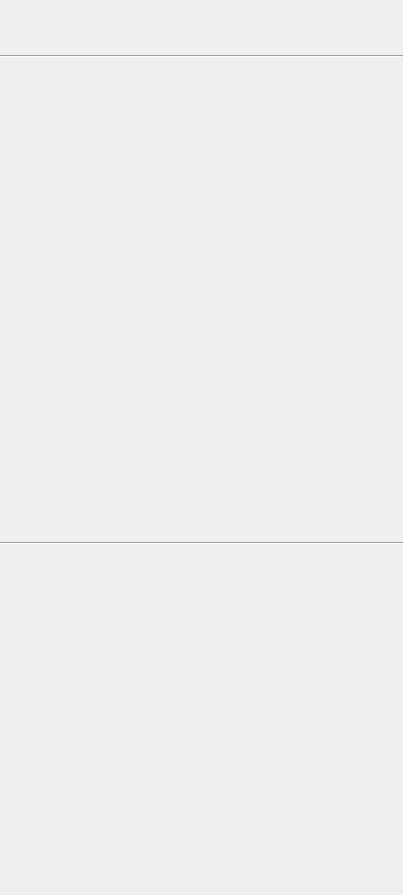
<?xml version="1.0" encoding="UTF-8"?>
<ui version="4.0">
 <class>BarbAppearanceGUI</class>
 <widget class="QWidget" name="BarbAppearanceGUI">
  <property name="geometry">
   <rect>
    <x>0</x>
    <y>0</y>
    <width>403</width>
    <height>895</height>
   </rect>
  </property>
  <property name="sizePolicy">
   <sizepolicy hsizetype="Expanding" vsizetype="Expanding">
    <horstretch>0</horstretch>
    <verstretch>0</verstretch>
   </sizepolicy>
  </property>
  <property name="minimumSize">
   <size>
    <width>0</width>
    <height>0</height>
   </size>
  </property>
  <property name="maximumSize">
   <size>
    <width>16777215</width>
    <height>16777215</height>
   </size>
  </property>
  <property name="windowTitle">
   <string>Form</string>
  </property>
  <property name="whatsThis">
   <string>&lt;html&gt;&lt;head/&gt;&lt;body&gt;&lt;p&gt;These options concern the appearance of Two-D renderer&lt;/p&gt;&lt;/body&gt;&lt;/html&gt;</string>
  </property>
  <layout class="QHBoxLayout" name="horizontalLayout">
   <property name="sizeConstraint">
    <enum>QLayout::SetMaximumSize</enum>
   </property>
   <property name="leftMargin">
    <number>0</number>
   </property>
   <property name="topMargin">
    <number>5</number>
   </property>
   <property name="rightMargin">
    <number>0</number>
   </property>
   <property name="bottomMargin">
    <number>0</number>
   </property>
   <item>
    <layout class="QVBoxLayout" name="verticalLayout">
     <property name="spacing">
      <number>0</number>
     </property>
     <property name="sizeConstraint">
      <enum>QLayout::SetMaximumSize</enum>
     </property>
     <item>
      <widget class="ColorMappedVariable" name="_ColorMappedVariable" native="true">
       <property name="minimumSize">
        <size>
         <width>0</width>
         <height>50</height>
        </size>
       </property>
      </widget>
     </item>
     <item>
      <widget class="Line" name="line_2">
       <property name="orientation">
        <enum>Qt::Horizontal</enum>
       </property>
      </widget>
     </item>
     <item>
      <widget class="TFWidget" name="_TFWidget" native="true">
       <property name="minimumSize">
        <size>
         <width>0</width>
         <height>484</height>
        </size>
       </property>
      </widget>
     </item>
     <item>
      <widget class="Line" name="line">
       <property name="orientation">
        <enum>Qt::Horizontal</enum>
       </property>
      </widget>
     </item>
     <item>
      <widget class="ColorbarSettings" name="_ColorBarFrame" native="true">
       <property name="minimumSize">
        <size>
         <width>0</width>
         <height>350</height>
        </size>
       </property>
      </widget>
     </item>
     <item>
      <spacer name="verticalSpacer">
       <property name="orientation">
        <enum>Qt::Vertical</enum>
       </property>
       <property name="sizeHint" stdset="0">
        <size>
         <width>398</width>
         <height>13</height>
        </size>
       </property>
      </spacer>
     </item>
    </layout>
   </item>
  </layout>
 </widget>
 <customwidgets>
  <customwidget>
   <class>ColorbarSettings</class>
   <extends>QWidget</extends>
   <header>ColorbarSettings.h</header>
  </customwidget>
  <customwidget>
   <class>TFWidget</class>
   <extends>QWidget</extends>
   <header>TFWidget.h</header>
   <container>1</container>
  </customwidget>
  <customwidget>
   <class>ColorMappedVariable</class>
   <extends>QWidget</extends>
   <header>ColorMappedVariable.h</header>
   <container>1</container>
  </customwidget>
 </customwidgets>
 <resources/>
 <connections/>
</ui>
